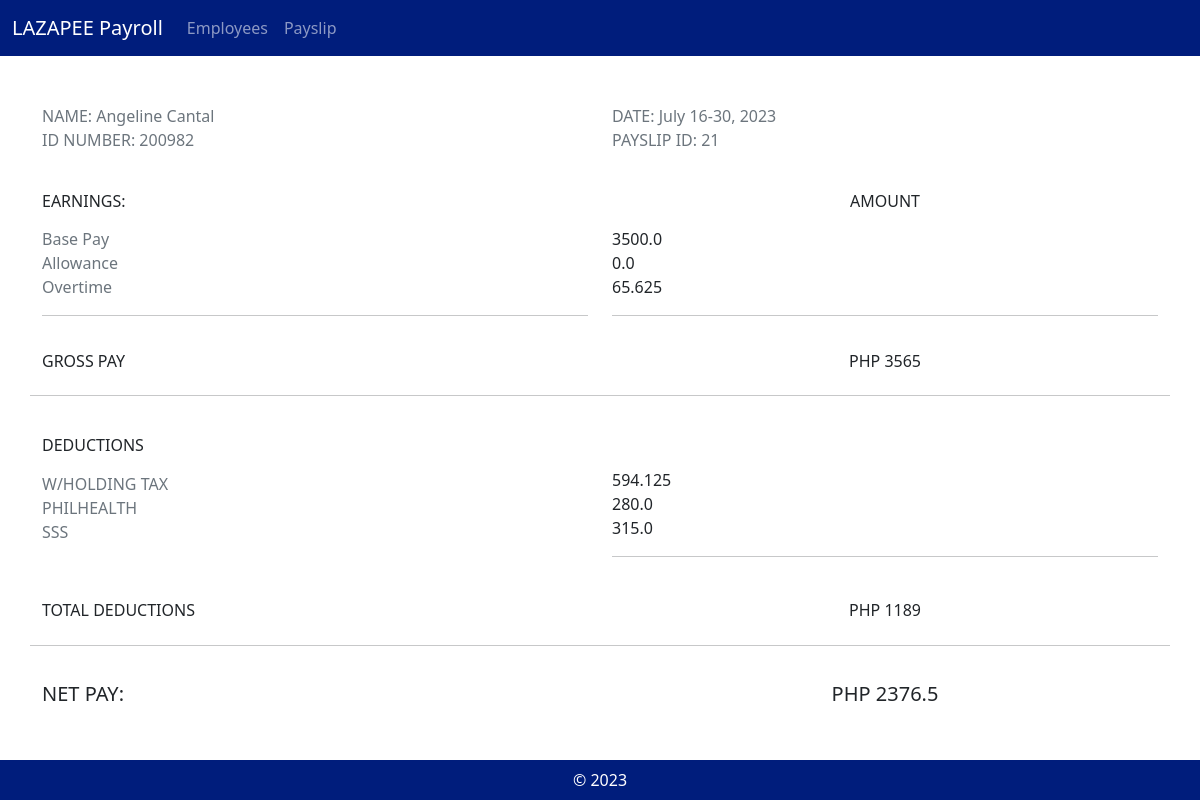
Screenshot of /view_payslips/21/ with the database file from the repository.
### payroll_app/models.py (models this page shows, shortened)
class Payslip(models.Model):
    id_number = models.ForeignKey(Employee, on_delete=models.CASCADE)
    month = models.CharField(max_length=50)
    date_range = models.CharField(max_length=50)
    year = models.CharField(max_length=4)
    pay_cycle = models.IntegerField()
    rate = models.FloatField()
    earnings_allowance = models.FloatField()
    deductions_tax = models.FloatField(default=0)
    deductions_health = models.FloatField(default=0)
    pag_ibig = models.FloatField(default=100)
    sss = models.FloatField(default=0.045)
    overtime = models.FloatField()
    total_pay = models.FloatField()
    def getCycleRate(self):
        return self.rate / 2

class Employee(models.Model):
    name = models.CharField(max_length=255)
    id_number = models.CharField(max_length=20, unique=True)
    rate = models.FloatField()
    overtime_pay = models.FloatField(default=0, blank = True)
    allowance = models.FloatField(null = True, blank = True)
    def __str__(self):
        return f"{self.id_number}"

### payroll_app/views.py (the view)
# urls.py: path('view_payslips/<int:pk>/', views.view_payslips, name='view_payslips'),
def view_payslips(request, pk):
        payslips = get_object_or_404(Payslip, pk=pk)
        return render(request, 'payroll_app/view_payslips.html', {'payslips':payslips})

### payroll_app/templates/payroll_app/view_payslips.html
{% extends 'payroll_app/base.html' %}
{% load static %}
{% block content %}
<div class="container-sm">
    <div class="row">
        <div class="col mt-5">
            <p class="text-secondary">
                NAME: {{payslips.id_number.name}}
                <br>
                ID NUMBER: {{payslips.id_number}}
            </p>
        </div>
        <div class="col mt-5">
            <p class="text-secondary">
                DATE: {{payslips.month}} {{payslips.date_range}}, {{payslips.year}}
                <br>
                PAYSLIP ID: {{payslips.pk}}
            </p>
        </div>
    </div>
    <div class="row">
        <div class="col mt-2">
            <p>
            <h6>EARNINGS:</h6>
            </p>
            <p class="text-secondary">
                Base Pay
                <br>
                Allowance
                <br>
                Overtime
            </p>
            <hr/>
        </div>
        <div class="col mt-2">
            <p>
                <h6 class="text-center">AMOUNT</h6>
            </p>
            <p>
                {{payslips.getCycleRate}}
                <br>
                {{payslips.earnings_allowance}}
                <br>
                {{payslips.overtime}}
            </p>
            <hr/>
        </div>
    </div>
    <div class="row">
        <div class="col mt-1 mb-2">
            <p>
                <h6>GROSS PAY</h6>
            </p>
        </div>
        <div class="col mt-1 mb-2">
            <p>
                {% with a=payslips.getCycleRate b=payslips.earnings_allowance c=payslips.overtime %}
                <h6 class="text-center">PHP {{ a|add:b|add:c }} </h6>
                {% endwith %}
            </p>
        </div>
        <hr/>
    </div>
    <div class="row">
        <div class="col mt-2 mb-2">
            <p>
                <h6>DEDUCTIONS</h6>
            </p>
            <p class="text-secondary">
                W/HOLDING TAX
                <br>
                {% if payslips.pay_cycle == 1 %}
                PAG-IBIG
                {% elif payslips.pay_cycle == 2 %}
                PHILHEALTH
                <br>
                SSS
                {%endif%}
            </p>
        </div>
        <div class="col mt-2 mb-2">
            <p>
                <br>
                <br>
                {{payslips.deductions_tax}}
                <br>
                {% if payslips.pay_cycle == 1 %}
                    {{payslips.pag_ibig}}
                {% elif payslips.pay_cycle == 2 %}
                    {{payslips.deductions_health}}
                    <br>
                    {{payslips.sss}}
                {%endif%}
            </p>
        <hr/>
        </div>
    </div>
    <div class="row">
        <div class="col mt-1 mb-2">
            <p>
                <h6>TOTAL DEDUCTIONS</h6>
            </p>
        </div>
        <div class="col mt-1 mb-2">
            <p>
                {% if payslips.pay_cycle == 1 %}
                    {% with a=payslips.deductions_tax b=payslips.pag_ibig %}
                    <h6 class="text-center">PHP {{ a|add:b }}</h6>
                {% endwith %}
                {% elif payslips.pay_cycle == 2 %}
                    {% with a=payslips.deductions_tax b=payslips.deductions_health c=payslips.sss %}
                    <h6 class="text-center">PHP {{ a|add:b|add:c }} </h6>
                    {% endwith %}
                {%endif%}
            </p>
        </div>
        <hr/>
    </div>
    <div class="row">
        <div class="col mt-1 mb-2">
            <p>
                <h5>NET PAY: </h5>
            </p>
        </div>
        <div class="col mt-1 mb-2">
            <p>
                <h5 class="text-center">PHP {{payslips.total_pay}}</h5>
            </p>
        </div>
    </div>
</div>
{% endblock %}

### rows the page displays
Payslip: id_number.name "Angeline Cantal", id_number "200982", month "July", date_range "16-30", year "2023", pk "21", getCycleRate "3500.0", earnings_allowance "0.0", overtime "65.625", earnings_allowance "3565", deductions_tax "594.125", deductions_health "280.0", sss "315.0", deductions_tax "1189", total_pay "2376.5"
